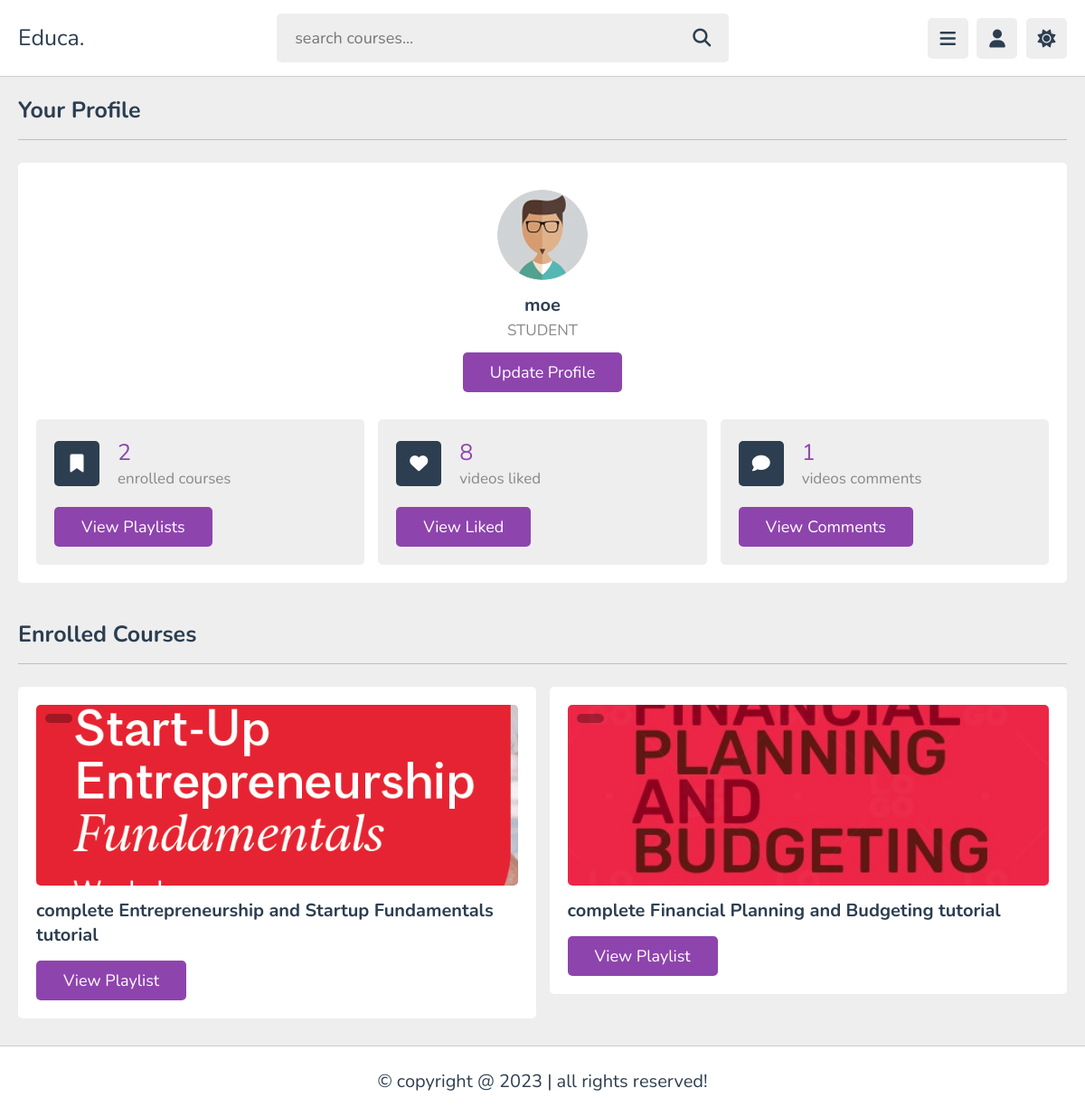
The page /student_profile/ (signed in) on the database its author committed.
### appname/models.py (models this page shows, shortened)
class StudentProfile(models.Model):
    user = models.OneToOneField(CustomUser, on_delete=models.CASCADE)
    def number_likes(self):
        return Likes.objects.filter(student=self.user).count()
    def number_comments(self):
        return Comments.objects.filter(student=self.user).count()
    def number_enrolled_courses(self):
        return EnrolledClasses.objects.filter(user=self.user).count()

class Topic(models.Model):
    name = models.CharField(max_length=100)
    catagory = models.ForeignKey(Catagory, on_delete=models.CASCADE)
    teacher = models.ForeignKey(Teacher, on_delete=models.CASCADE)

### register/models.py (models this page shows)
class CustomUser(AbstractUser):
    class Role(models.TextChoices):
        STUDENT = "STUDENT", "Student"
        TEACHER = "TEACHER", "Teacher"
    role = models.CharField(max_length=50, choices=Role.choices)

### appname/views.py (the view)
# urls.py: path('student_profile/', views.student_profile, name='student_profile'),
@login_required
def student_profile(request):
    student_profile = StudentProfile.objects.get(user=request.user)
    enrolled = EnrolledClasses.objects.filter(user=request.user)
    topics = []  # Initialize an empty list to store topics
    for classes in enrolled:
        topics.extend(Topic.objects.filter(name=classes.topic_name))
    context = {
        'student_profile': student_profile,
        'topics': topics,
    }
    template_name = 'student_profile'
    return render(request, template_paths[template_name], context)

### appname/templates/student_profile.html (shortened to what this page needs)
{% load static %}
<!DOCTYPE html>
<html lang="en">
<head>
   <link rel="stylesheet" href="https://cdnjs.cloudflare.com/ajax/libs/font-awesome/6.1.2/css/all.min.css">
   <link rel="stylesheet" href="{% static 'css/style.css' %}">
</head>
<body>
   <header class="header">
      <section class="flex">
         <a href="{% url 'home' %}" class="logo">Educa.</a>
         <form action="" method="post" class="search-form">
            <input type="text" name="search_box" required placeholder="search courses..." maxlength="100">
            <button type="submit" class="fas fa-search"></button>
         </form>
         <div class="icons">
            <div id="menu-btn" class="fas fa-bars"></div>
            <div id="user-btn" class="fas fa-user"></div>
            <div id="toggle-btn" class="fas fa-sun"></div>
         </div>
      </section>
   </header>
   <section class="user-profile">
      <h1 class="heading">your profile</h1>
      <div class="info">
         <div class="user">
            <img src="{% static 'images/pic-1.jpg' %}" alt="">
            <h3>{{ student_profile.user.username }}</h3>
            <p>{{ student_profile.user.role }}</p>
            <a href="{% url 'update' %}" class="inline-btn">update profile</a>
         </div>
         <div class="box-container">
            <div class="box">
               <div class="flex">
                  <i class="fas fa-bookmark"></i>
                  <div>
                     <span>{{ student_profile.number_enrolled_courses }}</span>
                     <p>enrolled courses</p>
                  </div>
               </div>
               <a href="{% url 'playlist' 'HTML' %}" class="inline-btn">view playlists</a>
            </div>
            <div class="box">
               <div class="flex">
                  <i class="fas fa-heart"></i>
                  <div>
                     <span>{{ student_profile.number_likes}}</span>
                     <p>videos liked</p>
                  </div>
               </div>
               <a href="{% url 'watchvideo' '1' %}" class="inline-btn">view liked</a>
            </div>
            <div class="box">
               <div class="flex">
                  <i class="fas fa-comment"></i>
                  <div>
                     <span>{{ student_profile.number_comments}}</span>
                     <p>videos comments</p>
                  </div>
               </div>
               <a href="{% url 'watchvideo' '1' %}" class="inline-btn">view comments</a>
            </div>
         </div>
      </div>
   </section>
   <section class="courses">
      <h1 class="heading">Enrolled Courses</h1>
      <div class="box-container">
         {% for topic in topics %}
         <div class="box">
            {% with topic_name=topic.name %}
            <div class="thumb">
               <img src="{% static 'images/'|add:topic_name|add:'.png' %}" alt="">
               {% with topic_cat=topic.catagpry %}
               <span>{{ topic_cat }}</span>
               {% endwith %}
            </div>
            <h3 class="title">complete {{ topic.name }} tutorial</h3>
            <a href="{% url 'playlist' topic_name %}" class="inline-btn">view playlist</a>
            {% endwith %}
         </div>
         {% endfor %}
      </div>
   </section>
   <footer class="footer">
      &copy; copyright @ 2023 | all rights reserved!
   </footer>
</body>
</html>

### static/css/style.css (style rules this page uses)
:root { --main-color:#8e44ad; --red:#e74c3c; --orange:#f39c12; --light-color:#888; --light-bg:#eee; --black:#2c3e50; --white:#fff; --border:.1rem solid rgba(0,0,0,.2); }
* { font-family: 'Nunito', sans-serif; margin:0; padding:0; box-sizing: border-box; outline: none; border:none; text-decoration: none; }
html { font-size: 62.5%; overflow-x: hidden; }
body { background-color: var(--light-bg); padding-left: 30rem; }
section { padding:2rem; margin: 0 auto; max-width: 1200px; }
.heading { font-size: 2.5rem; color:var(--black); margin-bottom: 2.5rem; border-bottom: var(--border); padding-bottom: 1.5rem; text-transform: capitalize; }
.inline-btn, .inline-option-btn, .inline-delete-btn, .btn, .delete-btn, .option-btn { border-radius: .5rem; color:#fff; font-size: 1.8rem; cursor: pointer; text-transform: capitalize; padding:1rem 3rem; text-align: center; margin-top: 1rem; }
.inline-btn, .inline-option-btn, .inline-delete-btn { display: inline-block; }
.btn, .inline-btn { background-color: var(--main-color); }
.header { position: sticky; top:0; left:0; right: 0; background-color: var(--white); z-index: 1000; border-bottom: var(--border); }
.header .flex { display: flex; align-items: center; justify-content: space-between; position: relative; padding: 1.5rem 2rem; }
.header .flex .logo { font-size: 2.5rem; color: var(--black); }
.header .flex .search-form { width: 50rem; border-radius: .5rem; background-color: var(--light-bg); padding:1.5rem 2rem; display: flex; gap:2rem; }
.header .flex .search-form input { width: 100%; font-size: 1.8rem; color:var(--black); background:none; }
.header .flex .search-form button { background:none; font-size: 2rem; cursor: pointer; color:var(--black); }
.header .flex .icons div { font-size: 2rem; color:var(--black); background-color: var(--light-bg); border-radius: .5rem; height: 4.5rem; width: 4.5rem; line-height: 4.5rem; cursor: pointer; text-align: center; margin-left: .7rem; }
.courses .box-container { display: grid; grid-template-columns: repeat(auto-fit, minmax(30rem, 1fr)); gap:1.5rem; justify-content: center; align-items: flex-start; }
.courses .box-container .box { border-radius: .5rem; background-color: var(--white); padding: 2rem; }
.courses .box-container .box .thumb { position: relative; }
.courses .box-container .box .thumb span { position: absolute; top:1rem; left: 1rem; border-radius: .5rem; padding: .5rem 1.5rem; background-color: rgba(0,0,0,.3); color: #fff; font-size: 1.5rem; }
.courses .box-container .box .thumb img { width: 100%; height: 20rem; object-fit: cover; border-radius: .5rem; }
.courses .box-container .box .title { font-size: 2rem; color: var(--black); padding-bottom: .5rem; padding-top: 1rem; }
.user-profile .info { background-color: var(--white); border-radius: .5rem; padding: 2rem; }
.user-profile .info .user { text-align: center; margin-bottom: 2rem; padding: 1rem; }
.user-profile .info .user img { height: 10rem; width: 10rem; border-radius: 50%; object-fit: cover; margin-bottom: 1rem; }
.user-profile .info .user h3 { font-size: 2rem; color: var(--black); }
.user-profile .info .user p { font-size: 1.7rem; color: var(--light-color); padding: .3rem 0; }
.user-profile .info .box-container { display: flex; flex-wrap: wrap; gap: 1.5rem; }
.user-profile .info .box-container .box { background-color: var(--light-bg); border-radius: .5rem; padding: 2rem; flex: 1 1 25rem; }
.user-profile .info .box-container .box .flex { display: flex; align-items: center; gap: 2rem; margin-bottom: 1rem; }
.user-profile .info .box-container .box .flex i { font-size:2rem; color: var(--white); background-color: var(--black); text-align: center; border-radius: .5rem; height: 5rem; width: 5rem; line-height: 4.9rem; }
.user-profile .info .box-container .box .flex span { font-size: 2.5rem; color: var(--main-color); }
.user-profile .info .box-container .box .flex p { color: var(--light-color); font-size: 1.7rem; }
.footer { background-color: var(--white); border-top: var(--border); position: sticky; bottom: 0; left: 0; right: 0; text-align: center; font-size: 2rem; padding:2.5rem 2rem; color:var(--black); margin-top: 1rem; z-index: 1000; }
@media (max-width:1200px) { body { padding-left: 0; } }

### rows shown on the page
StudentProfile: user.username "moe", user.role "STUDENT", number_enrolled_courses "2", number_likes "8", number_comments "1"
Topic: name (picture), name "Entrepreneurship and Startup Fundamentals"
Topic: name (picture), name "Financial Planning and Budgeting"
